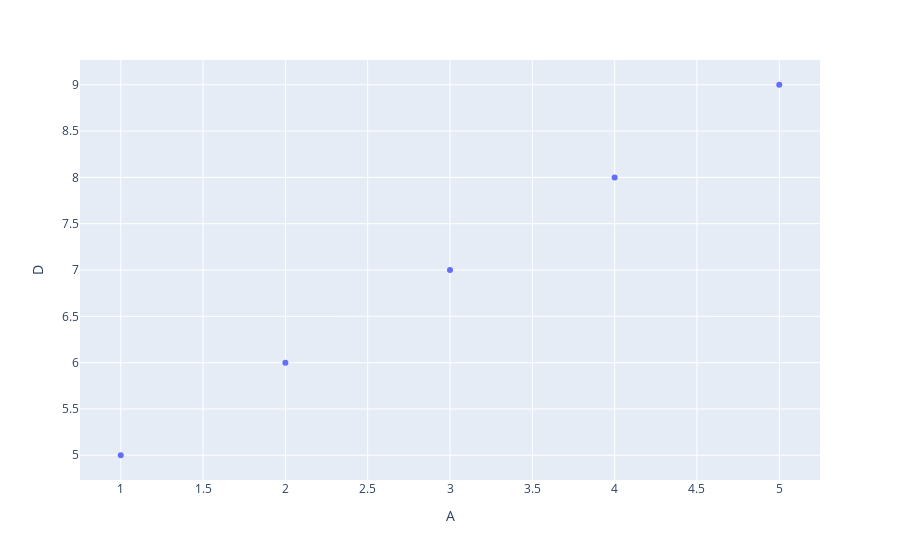

Notebook code for this chart:
### Code cell
fig = px.scatter(df, x=df['A'], y=df['D'])
fig.show()

### Figure 1 — Plotly figure (JSON) as saved in the notebook; plotly's stock layout.template omitted (floating-point values rounded to 4 significant figures)
{"data": [{"hovertemplate": "A=%{x}<br>D=%{y}<extra></extra>", "legendgroup": "", "marker": {"color": "#636efa", "symbol": "circle"}, "mode": "markers", "name": "", "orientation": "v", "showlegend": false, "type": "scatter", "x": [1, 2, 3, 4, 5], "xaxis": "x", "y": [5, 6, 7, 8, 9], "yaxis": "y"}], "layout": {"autosize": true, "legend": {"tracegroupgap": 0}, "margin": {"t": 60}, "xaxis": {"anchor": "y", "autorange": true, "domain": [0, 1], "range": [0.758, 5.242], "title": {"text": "A"}, "type": "linear"}, "yaxis": {"anchor": "x", "autorange": true, "domain": [0, 1], "range": [4.69, 9.31], "title": {"text": "D"}, "type": "linear"}}}
